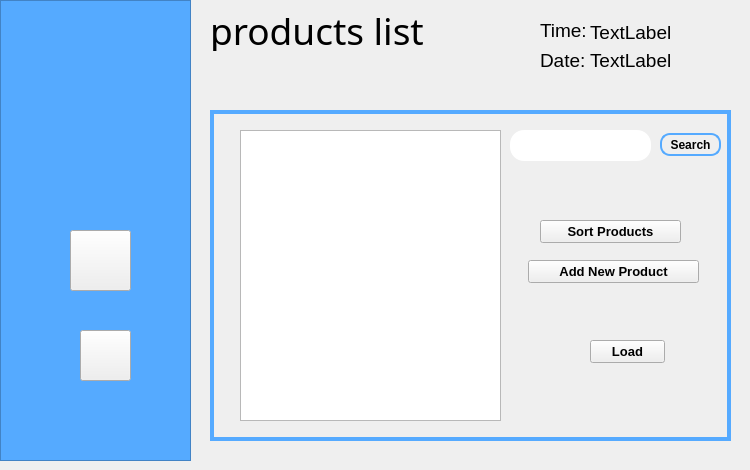
   <widget class="QWidget" name="page">
    <widget class="QFrame" name="frame">
     <property name="geometry">
      <rect>
       <x>0</x>
       <y>0</y>
       <width>191</width>
       <height>461</height>
      </rect>
     </property>
     <property name="styleSheet">
      <string notr="true">#frame
{
background:rgb(85,170,255);
}</string>
     </property>
     <property name="frameShape">
      <enum>QFrame::StyledPanel</enum>
     </property>
     <property name="frameShadow">
      <enum>QFrame::Raised</enum>
     </property>
     <widget class="QLabel" name="labelLogo1">
      <property name="geometry">
       <rect>
        <x>10</x>
        <y>30</y>
        <width>171</width>
        <height>171</height>
       </rect>
      </property>
      <property name="styleSheet">
       <string notr="true">border-image:url(://img/floralloLogo.png);</string>
      </property>
      <property name="text">
       <string/>
      </property>
     </widget>
     <widget class="QPushButton" name="profile_1">
      <property name="geometry">
       <rect>
        <x>70</x>
        <y>230</y>
        <width>61</width>
        <height>61</height>
       </rect>
      </property>
      <property name="styleSheet">
       <string notr="true">#profile_1
{
   border-image:url(://img/profileIcon.png);
}

#profile_1:hover
{
  border-image:url(://img/profileIconHover.png);
}</string>
      </property>
      <property name="text">
       <string/>
      </property>
     </widget>
     <widget class="QPushButton" name="signOut_1">
      <property name="geometry">
       <rect>
        <x>80</x>
        <y>330</y>
        <width>51</width>
        <height>51</height>
       </rect>
      </property>
      <property name="styleSheet">
       <string notr="true">#signOut_1
{
   border-image:url(://img/signOut.png);
}

#signOut_1:hover
{
  border-image:url(://img/signOutHover.png);
}</string>
      </property>
      <property name="text">
       <string/>
      </property>
     </widget>
    </widget>
    <widget class="QFrame" name="frame_2">
     <property name="geometry">
      <rect>
       <x>210</x>
       <y>110</y>
       <width>521</width>
       <height>331</height>
      </rect>
     </property>
     <property name="styleSheet">
      <string notr="true">#frame_2
{
	border:4px solid rgb(85, 170, 255);
}</string>
     </property>
     <property name="frameShape">
      <enum>QFrame::StyledPanel</enum>
     </property>
     <property name="frameShadow">
      <enum>QFrame::Raised</enum>
     </property>
     <widget class="QLineEdit" name="lineEdit_SearchCustomer">
      <property name="geometry">
       <rect>
        <x>300</x>
        <y>20</y>
        <width>141</width>
        <height>31</height>
       </rect>
      </property>
      <property name="styleSheet">
       <string notr="true">#lineEdit_SearchCustomer
{
padding: 1px;
border-style: solid;
border: 2px rgb(85,170,255);
border-radius: 14px;
}</string>
      </property>
     </widget>
     <widget class="QPushButton" name="pushButton_SortProduct">
      <property name="geometry">
       <rect>
        <x>330</x>
        <y>110</y>
        <width>141</width>
        <height>23</height>
       </rect>
      </property>
      <property name="font">
       <font>
        <family>Arial</family>
        <pointsize>10</pointsize>
        <weight>75</weight>
        <bold>true</bold>
       </font>
      </property>
      <property name="styleSheet">
       <string notr="true">#pushButton_SortCustomers
{
background-color: transparent;
border-width: 2px;
border-color: rgb(85,170,255);
border-style: solid;
border-radius: 10px;
padding: 3px;
padding-left: 5px;
padding-right: 5px;
}

#pushButton_SortCustomers:hover
{
background:rgb(85,170,255);
}</string>
      </property>
      <property name="text">
       <string>Sort Products</string>
      </property>
     </widget>
     <widget class="QPushButton" name="pushButton_AddNewProduct">
      <property name="geometry">
       <rect>
        <x>318</x>
        <y>150</y>
        <width>171</width>
        <height>23</height>
       </rect>
      </property>
      <property name="font">
       <font>
        <family>Arial</family>
        <pointsize>10</pointsize>
        <weight>75</weight>
        <bold>true</bold>
       </font>
      </property>
      <property name="styleSheet">
       <string notr="true">#pushButton_AddNewCustomer
{
background-color: transparent;
border-width: 2px;
border-color: rgb(85,170,255);
border-style: solid;
border-radius: 10px;
padding: 3px;
padding-left: 5px;
padding-right: 5px;
}

#pushButton_AddNewCustomer:hover
{
background: rgb(85,170,255);
}</string>
      </property>
      <property name="text">
       <string>Add New Product</string>
      </property>
     </widget>
     <widget class="QListView" name="listView">
      <property name="geometry">
       <rect>
        <x>30</x>
        <y>20</y>
        <width>261</width>
        <height>291</height>
       </rect>
      </property>
     </widget>
     <widget class="QPushButton" name="LoadData">
      <property name="geometry">
       <rect>
        <x>380</x>
        <y>230</y>
        <width>75</width>
        <height>23</height>
       </rect>
      </property>
      <property name="font">
       <font>
        <family>Arial</family>
        <pointsize>10</pointsize>
        <weight>75</weight>
        <bold>true</bold>
       </font>
      </property>
      <property name="styleSheet">
       <string notr="true">#LoadData
{
background-color: transparent;
border-width: 2px;
border-color: rgb(85,170,255);
border-style: solid;
border-radius: 10px;
padding: 3px;
padding-left: 5px;
padding-right: 5px;
}

#LoadData:hover
{
background: rgb(85,170,255);
}</string>
      </property>
      <property name="text">
       <string>Load</string>
      </property>
     </widget>
     <widget class="QPushButton" name="pushButton_Search">
      <property name="geometry">
       <rect>
        <x>450</x>
        <y>23</y>
        <width>61</width>
        <height>23</height>
       </rect>
      </property>
      <property name="font">
       <font>
        <family>Arial</family>
        <pointsize>9</pointsize>
        <weight>75</weight>
        <bold>true</bold>
       </font>
      </property>
      <property name="styleSheet">
       <string notr="true">#pushButton_Search
{
background-color: transparent;
border-width: 2px;
border-color: rgb(85,170,255);
border-style: solid;
border-radius: 10px;
padding: 3px;
padding-left: 5px;
padding-right: 5px;
}

#pushButton_Search:hover
{
background:rgb(85,170,255);
}</string>
      </property>
      <property name="text">
       <string>Search</string>
      </property>
     </widget>
    </widget>
    <widget class="QLabel" name="label_2">
     <property name="geometry">
      <rect>
       <x>210</x>
       <y>10</y>
       <width>291</width>
       <height>41</height>
      </rect>
     </property>
     <property name="font">
      <font>
       <family>Arial Rounded MT Bold</family>
       <pointsize>28</pointsize>
      </font>
     </property>
     <property name="text">
      <string>products list</string>
     </property>
    </widget>
    <widget class="QLabel" name="label_3">
     <property name="geometry">
      <rect>
       <x>540</x>
       <y>20</y>
       <width>51</width>
       <height>21</height>
      </rect>
     </property>
     <property name="font">
      <font>
       <pointsize>14</pointsize>
      </font>
     </property>
     <property name="text">
      <string>Time:</string>
     </property>
    </widget>
    <widget class="QLabel" name="label_4">
     <property name="geometry">
      <rect>
       <x>540</x>
       <y>50</y>
       <width>47</width>
       <height>21</height>
      </rect>
     </property>
     <property name="font">
      <font>
       <pointsize>14</pointsize>
      </font>
     </property>
     <property name="text">
      <string>Date:</string>
     </property>
    </widget>
    <widget class="QLabel" name="time">
     <property name="geometry">
      <rect>
       <x>590</x>
       <y>17</y>
       <width>151</width>
       <height>31</height>
      </rect>
     </property>
     <property name="font">
      <font>
       <pointsize>14</pointsize>
      </font>
     </property>
     <property name="text">
      <string>TextLabel</string>
     </property>
    </widget>
    <widget class="QLabel" name="date">
     <property name="geometry">
      <rect>
       <x>590</x>
       <y>45</y>
       <width>112</width>
       <height>31</height>
      </rect>
     </property>
     <property name="font">
      <font>
       <pointsize>14</pointsize>
      </font>
     </property>
     <property name="text">
      <string>TextLabel</string>
     </property>
    </widget>
   </widget>
